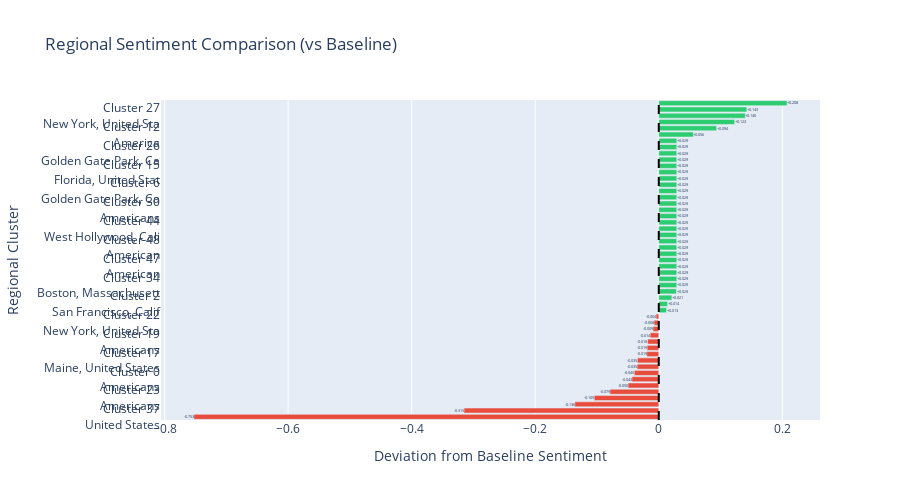

The code cell stored with this chart in its notebook:
### Markdown cell above
### Visualization 4: Diverging Sentiment Comparison

**Shows**: Regional sentiment relative to baseline

**Chart Structure**:
- **Center line**: Overall baseline sentiment (average across all articles)
- **Green bars (right)**: Regions more positive than average
- **Red bars (left)**: Regions more negative than average
- **Bar length**: Magnitude of difference

**Key Insights**:
- **Regional polarization**: Large divergence = polarized coverage
- **Outliers**: Extreme bars = unique regional perspectives
- **Balance**: Symmetric bars = balanced coverage nationally

### Code cell
# Create Diverging Sentiment Chart
try:
    fig_diverging = advanced_viz.create_diverging_sentiment_comparison(
        df_clustered,
        cluster_col='cluster',
        sentiment_score_col='sentiment_deep_score' if 'sentiment_deep_score' in df_clustered.columns else 'cluster',
        title='Regional Sentiment Comparison (vs Baseline)'
    )
    fig_diverging.show()
    
    print("\n💡 Interpretation Guide:")
    print("   • Baseline (0): National average sentiment")
    print("   • Green bars: Regions more positive than average")
    print("   • Red bars: Regions more negative than average")
    print("   • Use this to identify regional polarization")
    print("   • Large divergences = potential policy resistance")
except Exception as e:
    print(f"⚠️  Could not create Diverging Chart: {e}")

### Figure 1 — Plotly figure (JSON) as saved in the notebook; plotly's stock layout.template omitted (floating-point values rounded to 4 significant figures)
{"data": [{"marker": {"color": ["#e74c3c", "#e74c3c", "#e74c3c", "#e74c3c", "#e74c3c", "#e74c3c", "#e74c3c", "#e74c3c", "#e74c3c", "#e74c3c", "#e74c3c", "#e74c3c", "#e74c3c", "#e74c3c", "#e74c3c", "#e74c3c", "#e74c3c", "#2ecc71", "#2ecc71", "#2ecc71", "#2ecc71", "#2ecc71", "#2ecc71", "#2ecc71", "#2ecc71", "#2ecc71", "#2ecc71", "#2ecc71", "#2ecc71", "#2ecc71", "#2ecc71", "#2ecc71", "#2ecc71", "#2ecc71", "#2ecc71", "#2ecc71", "#2ecc71", "#2ecc71", "#2ecc71", "#2ecc71", "#2ecc71", "#2ecc71", "#2ecc71", "#2ecc71", "#2ecc71", "#2ecc71", "#2ecc71", "#2ecc71", "#2ecc71", "#2ecc71", "#2ecc71"]}, "orientation": "h", "text": ["-0.753", "-0.315", "-0.136", "-0.105", "-0.079", "-0.050", "-0.043", "-0.040", "-0.035", "-0.035", "-0.019", "-0.019", "-0.018", "-0.014", "-0.009", "-0.008", "-0.004", "+0.013", "+0.014", "+0.021", "+0.029", "+0.029", "+0.029", "+0.029", "+0.029", "+0.029", "+0.029", "+0.029", "+0.029", "+0.029", "+0.029", "+0.029", "+0.029", "+0.029", "+0.029", "+0.029", "+0.029", "+0.029", "+0.029", "+0.029", "+0.029", "+0.029", "+0.029", "+0.029", "+0.029", "+0.056", "+0.094", "+0.123", "+0.140", "+0.143", "+0.208"], "textposition": "outside", "type": "bar", "x": [-0.7525, -0.3152, -0.1358, -0.1045, -0.07898, -0.04966, -0.04344, -0.03958, -0.03509, -0.03461, -0.01938, -0.0188, -0.01805, -0.01392, -0.009337, -0.007696, -0.004326, 0.01266, 0.01426, 0.02117, 0.02859, 0.02916, 0.02916, 0.02916, 0.02916, 0.02916, 0.02916, 0.02916, 0.02916, 0.02916, 0.02916, 0.02916, 0.02916, 0.02916, 0.02916, 0.02916, 0.02916, 0.02916, 0.02916, 0.02916, 0.02916, 0.02916, 0.02916, 0.02916, 0.02916, 0.05599, 0.09358, 0.1229, 0.1401, 0.1425, 0.2077], "y": ["Cluster 37<br>United States", "Cluster 29<br>Vacaville, Californi", "Cluster 31<br>United States", "Cluster 23<br>Americans", "Cluster 13<br>Arizona, United Stat", "Cluster 20<br>Washington, Washingt", "Cluster 0<br>Americans", "Cluster 3<br>Washington, Washingt", "Cluster 14<br>American", "Cluster 17<br>Maine, United States", "Cluster 7<br>Washington, Washingt", "Cluster 24<br>California, United S", "Cluster 19<br>Americans", "Cluster 10<br>Americans", "Cluster 36<br>Americans", "Cluster 22<br>New York, United Sta", "Cluster 46<br>Washington, Washingt", "Cluster 18<br>Americans", "Cluster 2<br>San Francisco, Calif", "Cluster 16<br>Washington, Washingt", "Cluster 1<br>American", "Cluster 34<br>Boston, Massachusett", "Cluster 38<br>Chicago, Illinois, U", "Cluster 45<br>Minnesota, United St", "Cluster 47<br>American", "Cluster 41<br>Seattle, Washington,", "Cluster 39<br>Maryland, United Sta", "Cluster 48<br>American", "Cluster 33<br>American", "Cluster 43<br>-Henrico, Virginia, ", "Cluster 44<br>West Hollywood, Cali", "Cluster 40<br>Hawaii, United State", "Cluster 25<br>Washington, Washingt", "Cluster 30<br>Americans", "Cluster 4<br>California, United S", "Cluster 5<br>Chicago, Illinois, U", "Cluster 6<br>Golden Gate Park, Ca", "Cluster 9<br>Emerson College, Mas", "Cluster 32<br>Oakland, California,", "Cluster 15<br>Florida, United Stat", "Cluster 50<br>Texas, United States", "Cluster 49<br>San Francisco, Calif", "Cluster 26<br>Golden Gate Park, Ca", "Cluster 28<br>United States", "Cluster 21<br>Oregon, United State", "Cluster 12<br>America", "Cluster 42<br>United States", "Cluster 8<br>United States", "Cluster 27<br>New York, United Sta", "Cluster 11<br>America", "Cluster 35<br>Americans"]}], "layout": {"height": 500, "shapes": [{"line": {"color": "black", "dash": "dash"}, "type": "line", "x0": 0, "x1": 0, "xref": "x", "y0": 0, "y1": 1, "yref": "y domain"}], "showlegend": false, "title": {"text": "Regional Sentiment Comparison (vs Baseline)"}, "width": 900, "xaxis": {"title": {"text": "Deviation from Baseline Sentiment"}}, "yaxis": {"title": {"text": "Regional Cluster"}}}}
